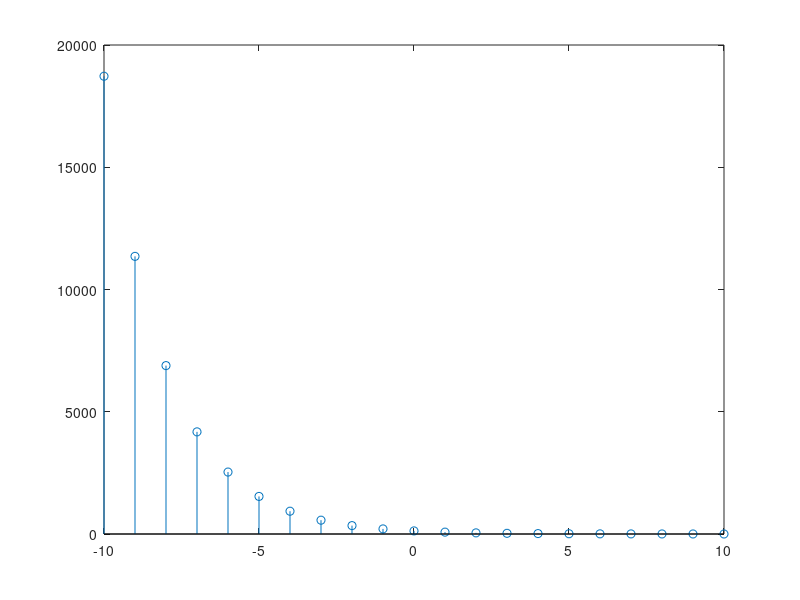

The MATLAB script that drew this image: (Note: this script raises an error after producing the figure.)
% Q1 
n = -10:10;
x = 0.85*exp(-0.5*(n-10));
stem(n,x)

% DFT vs IDFT
x = [1 1 1 1];
N = 4;
% DFT
Xk = dft(x, N);
magXk = abs(Xk);
phaXk = angle(Xk)*180/pi;
% IDFT
xn = idft(Xk, N);

% plot
%DFT
figure(1)
subplot(2,1,1);
stem(m,magXk)
title('DFT Magnitude', 'fontsize', 15);
xlabel('k', 'fontsize', 15);
ylabel('X(k)', 'fontsize', 15);
grid;
subplot(2,1,2);
stem(m,phaXk)
title('DFT Angle', 'fontsize', 15);
xlabel('k', 'fontsize', 15);
grid;
% IDFT
figure(2)
stem(xn)


%% Q2 FIR LPF with Blackman
% define parameters
wp=0.3*pi; ws=0.4*pi;
tr_width = ws-wp;
M = ceil(11*pi/tr_width)+1;
n = 0:M-1;
wc = (ws+wp)/2;
 
%Impulse response
hd = ideal_lp(wc,M);
w_black =(blackman(M))';
h = hd.*w_black;

%Frequency response
[H, w]=freqz(h,[1],1000,'whole');
H=(H(1:501))';
w=(w(1:501))';
mag=abs(H);
db=20*log10((mag+eps)/max(mag));

%Plotting
subplot(2,1,1)
stem(n,w_black);
grid
title('Hamming window');
xlabel('n','fontsize',15);
ylabel('w(n)','fontsize',15);

subplot(2,1,2)
plot(w/pi,db);
grid
title('Magnitude response in dB');
xlabel('frequency in pi units');
ylabel('Decibels','fontsize',15);


%% Q3 DTFT

M = 700; % number of frequency points between (0,?)
k = 0:M;
%w = (4*pi/M)*k;
% Definition
w = (pi/700)*k;
% Calculation
X = exp(j*w)./(exp(j*w)-0.5*ones(1,701));
magX = abs(X);
angX = angle(X);
realX = real(X);
imagX = imag(X);

% Plotting
subplot(2,2,1); plot(w/pi, magX); grid
title('Magnitude part'); ylabel('Magnitude');
subplot(2,2,2); plot(w/pi, angX); grid
title('Angle part'); ylabel('Radians');
subplot(2,2,3); plot(w/pi, realX); grid
title('Real part'); xlabel('frequency in pi units');
ylabel('Real');
subplot(2,2,4); plot(w/pi, imagX); grid
title('Imaginary part'); xlabel('frequency in pi units');
ylabel('Imaginary');

%% 3b 
b = [1];
a = [1 -1 0 0 0.8];
n = -20:100;

H = tf(b,a)
imp = impseq (0,-20,100);

h = filter(b,a,imp);

figure('Name','Impulse Response','NumberTitle','off');
stem(n,h)
grid on; grid minor
xlabel('time(n)'); ylabel('Amplitude'); 
xlim([-21, 101])
title('h(n)*impseq')




%% 3a
% define signal
n = 0:10;
x = (0.8*exp(j*pi/2)).^ n;

% dtft
M = 500; % arbitrary number of frequency points between (0,?)
k = 0:M;
w = (pi/500)*k;
X = exp(j*w)./(exp(j*w)-0.5*ones(1,501));

% Plotting
subplot(2,1,1); plot(w/pi, magX); grid
title('Magnitude'); ylabel('Magnitude');
subplot(2,1,2); plot(w/pi, angX); grid
title('Angle'); ylabel('Radians');

figure('Name','DTFT','NumberTitle','off');
subplot(2,1,1); plot(k/500,magX); grid on; grid minor
xlabel('frequency in pi units'); title('Magnitude Part')


